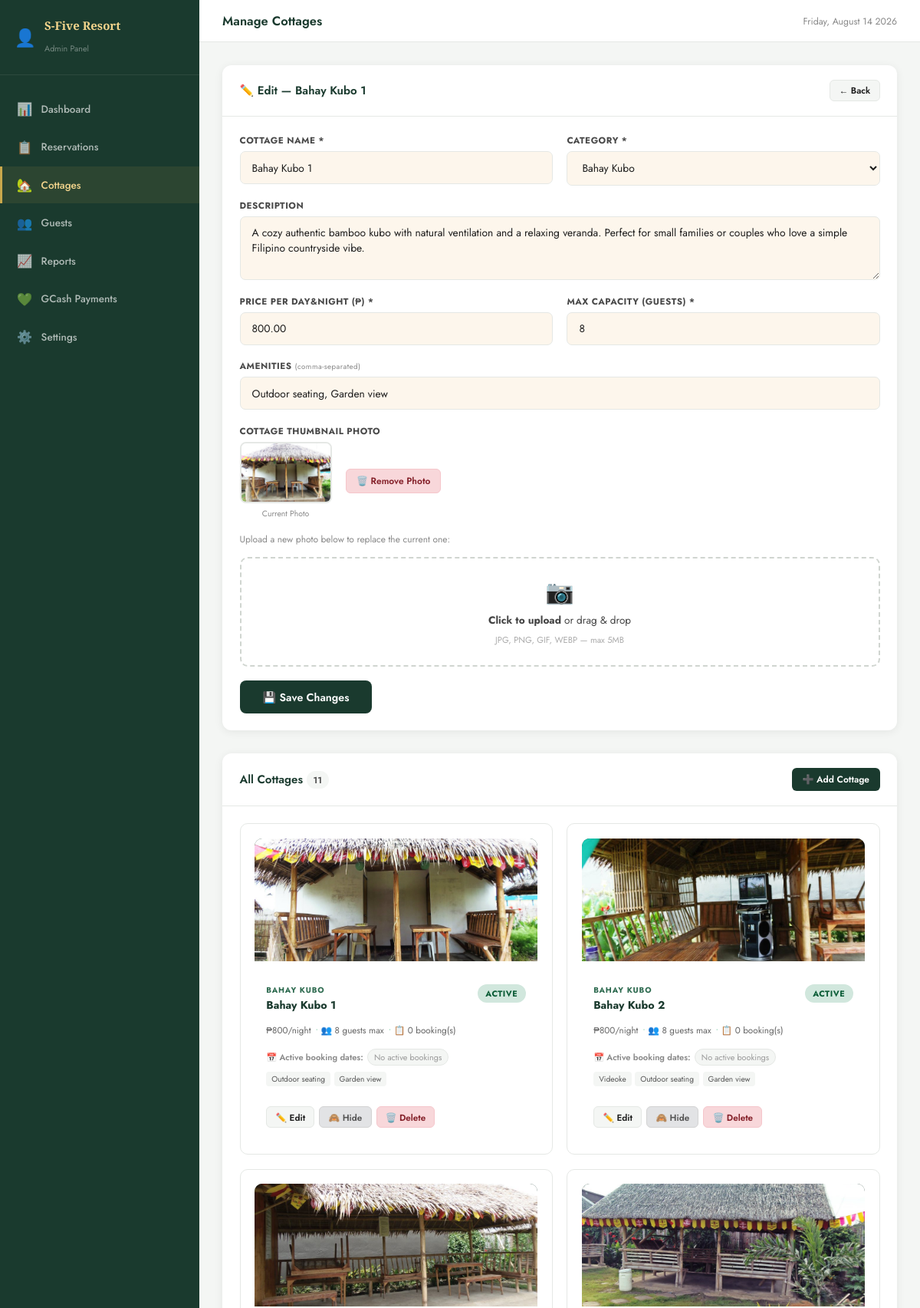
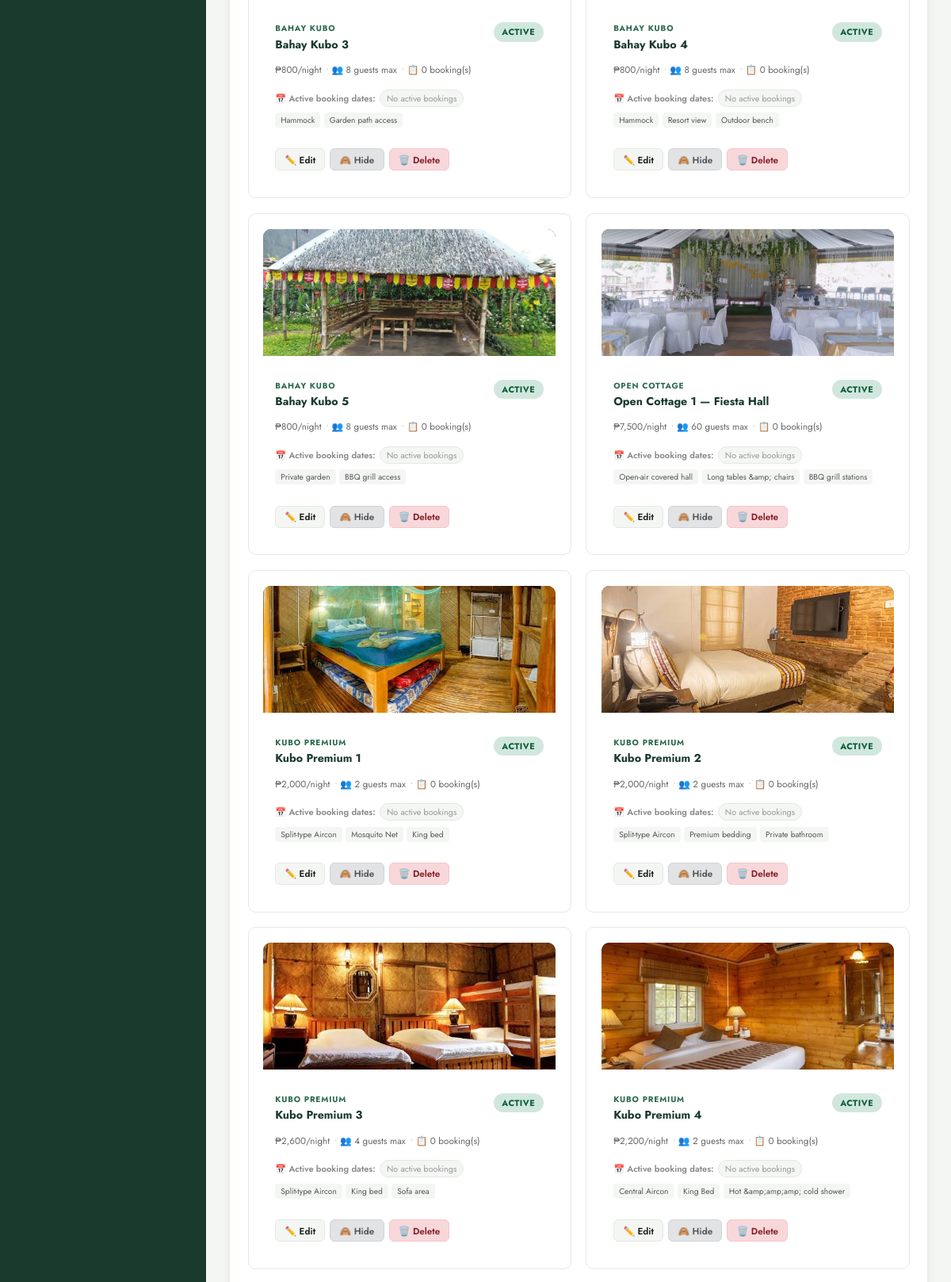
The page /admin/cottages.php?action=edit&id=1 (signed in, upper part) on the database its author committed (2 pictures, top to bottom).
### tables this page shows
CREATE TABLE `cottages` (
  `id` int(11) NOT NULL AUTO_INCREMENT,
  `name` varchar(100) NOT NULL,
  `category` enum('Bahay Kubo','Open Cottage','Kubo Premium') DEFAULT 'Bahay Kubo',
  `description` text DEFAULT NULL,
  `price_per_night` decimal(10,2) NOT NULL,
  `capacity` int(11) NOT NULL,
  `images` text DEFAULT NULL,
  `amenities` text DEFAULT NULL,
  `is_available` tinyint(1) DEFAULT 1,
  `created_at` timestamp NOT NULL DEFAULT current_timestamp(),
  PRIMARY KEY (`id`)
);

CREATE TABLE `cottage_images` (
  `id` int(11) NOT NULL AUTO_INCREMENT,
  `cottage_id` int(11) NOT NULL,
  `filename` varchar(255) NOT NULL,
  `label` varchar(50) DEFAULT 'Photo',
  `sort_order` int(11) DEFAULT 0,
  `uploaded_at` timestamp NOT NULL DEFAULT current_timestamp(),
  PRIMARY KEY (`id`),
  KEY `cottage_id` (`cottage_id`),
  CONSTRAINT `cottage_images_ibfk_1` FOREIGN KEY (`cottage_id`) REFERENCES `cottages` (`id`) ON DELETE CASCADE
);

### admin/cottages.php (the view, shortened to what this page needs)
<?php
$db  = getDB();
$edit_cottage = null;
$action = $_GET['action'] ?? '';
if ($action === 'edit' && isset($_GET['id'])) {
    $stmt = $db->prepare("SELECT * FROM cottages WHERE id=?");
    $stmt->execute([(int)$_GET['id']]);
    $edit_cottage = $stmt->fetch();
}
$cottages = $db->query("
    SELECT c.*,
        (SELECT COUNT(*) FROM reservations r WHERE r.cottage_id=c.id AND r.status='Confirmed') AS active_bookings,
        (SELECT filename FROM cottage_images ci WHERE ci.cottage_id=c.id ORDER BY sort_order ASC LIMIT 1) AS thumb
    FROM cottages c
    ORDER BY FIELD(c.category,'Bahay Kubo','Open Cottage','Kubo Premium'), c.name ASC
")->fetchAll();
$bookings_by_cottage = [];
$edit_thumb = null;
if ($edit_cottage) {
    $ts = $db->prepare("SELECT filename FROM cottage_images WHERE cottage_id=? ORDER BY sort_order ASC LIMIT 1");
    $ts->execute([$edit_cottage['id']]);
    $edit_thumb = $ts->fetchColumn();
}
$type_map = ['Bahay Kubo'=>'bahay_kubo','Open Cottage'=>'open_cottage','Kubo Premium'=>'kubo_premium'];
include 'partials/header.php';
?>
<!DOCTYPE html>
<html lang="en">
<head>
    <link rel="stylesheet" href="admin.css">
</head>
<?php if ($action === 'add' || $action === 'edit'): ?>
<div class="card" style="margin-bottom:2rem;">
    <div class="card-header">
        <h3><?= $action==='edit' ? '✏️ Edit — '.htmlspecialchars($edit_cottage['name']??'') : '➕ Add New Cottage' ?></h3>
        <a href="cottages.php" class="btn-sm">← Back</a>
    </div>
    <div class="card-body">
        <form method="POST" enctype="multipart/form-data" class="admin-form">
            <div class="form-row-2">
                <div class="form-group">
                    <label>Cottage Name *</label>
                    <input type="text" name="name" required placeholder="e.g. Bahay Kubo 1"
                           value="<?= htmlspecialchars($edit_cottage['name'] ?? '') ?>">
                </div>
                <div class="form-group">
                    <label>Category *</label>
                    <select name="category">
                        <?php foreach (['Bahay Kubo','Open Cottage','Kubo Premium'] as $cat): ?>
                        <option value="<?= $cat ?>" <?= ($edit_cottage['category'] ?? 'Bahay Kubo')===$cat?'selected':'' ?>>
                            <?= $cat ?>
                        </option>
                        <?php endforeach; ?>
                    </select>
                </div>
            </div>
            <div class="form-group">
                <label>Description</label>
                <textarea name="description" rows="3" placeholder="Describe the cottage..."><?= htmlspecialchars($edit_cottage['description'] ?? '') ?></textarea>
            </div>
            <div class="form-row-2">
                <div class="form-group">
                    <label>Price per Day&Night (₱) *</label>
                    <input type="number" name="price_per_night" required min="1" step="0.01"
                           value="<?= $edit_cottage['price_per_night'] ?? '' ?>" placeholder="800">
                </div>
                <div class="form-group">
                    <label>Max Capacity (guests) *</label>
                    <input type="number" name="capacity" required min="1" max="100"
                           value="<?= $edit_cottage['capacity'] ?? '' ?>" placeholder="4">
                </div>
            </div>
            <div class="form-group">
                <label>Amenities <small>(comma-separated)</small></label>
                <input type="text" name="amenities" placeholder="Electric Fan, Veranda, Mosquito net"
                       value="<?= htmlspecialchars($edit_cottage['amenities'] ?? '') ?>">
            </div>
            <div class="form-group">
                <label>Cottage Thumbnail Photo</label>
                <?php if ($edit_thumb): ?>
                <div class="current-thumb-wrap">
                    <div class="current-thumb">
                        <img src="../uploads/cottages/<?= htmlspecialchars($edit_thumb) ?>"
                             alt="Current thumbnail" class="thumb-preview-img">
                        <div class="thumb-label">Current Photo</div>
                    </div>
                    <a href="cottages.php?del_thumb=<?= $edit_cottage['id'] ?>"
                       class="btn-del-thumb"
                       onclick="return confirm('Remove this thumbnail?')">🗑️ Remove Photo</a>
                </div>
                <p class="thumb-hint">Upload a new photo below to replace the current one:</p>
                <?php endif; ?>
                <div class="file-upload-box" id="fileUploadBox">
                    <div class="file-upload-ui" onclick="document.getElementById('thumbnailInput').click()">
                        <span class="upload-icon">📷</span>
                        <p><strong>Click to upload</strong> or drag & drop</p>
                        <small>JPG, PNG, GIF, WEBP — max 5MB</small>
                    </div>
                </div>
            </div>
            <button type="submit" class="btn-save">
                <?= $action==='edit' ? '💾 Save Changes' : '➕ Add Cottage' ?>
            </button>
        </form>
    </div>
</div>
<?php endif; ?>
<div class="card">
    <div class="card-header">
        <h3>All Cottages <span class="count-badge"><?= count($cottages) ?></span></h3>
        <?php if ($action !== 'add'): ?>
        <a href="cottages.php?action=add" class="btn-add">➕ Add Cottage</a>
        <?php endif; ?>
    </div>
    <div class="card-body">
        <div class="cottages-admin-grid">
            <?php foreach ($cottages as $c):
                $img_type = $type_map[$c['category']] ?? 'bahay_kubo';
                $thumb_src = $c['thumb']
                    ? '../uploads/cottages/' . $c['thumb']
                    : '../images/cottage_placeholder.php?type='.$img_type.'&name='.urlencode($c['name']).'&n='.$c['id'];
            ?>
            <div class="cottage-admin-card <?= !$c['is_available'] ? 'unavailable' : '' ?>">
                <div class="cac-thumb-wrap">
                    <img src="<?= $thumb_src ?>"
                         alt="<?= htmlspecialchars($c['name']) ?>"
                         class="cac-thumb-img">
                </div>
                <div class="cac-body">
                    <div class="cac-header">
                        <div>
                            <span class="cac-category"><?= $c['category'] ?></span>
                            <h4><?= htmlspecialchars($c['name']) ?></h4>
                        </div>
                        <span class="badge badge-<?= $c['is_available']?'confirmed':'cancelled' ?>">
                            <?= $c['is_available'] ? 'Active' : 'Hidden' ?>
                        </span>
                    </div>
                    <div class="cac-meta">
                        <span>₱<?= number_format($c['price_per_night'],0) ?>/night</span>
                        <span>👥 <?= $c['capacity'] ?> guests max</span>
                        <span>📋 <?= $c['active_bookings'] ?> booking(s)</span>
                    </div>
                    <?php
                        $today_str = date('Y-m-d');
                        $active_dates = array_values(array_filter(
                            $bookings_by_cottage[$c['id']] ?? [],
                            fn($b) => $b['check_out'] >= $today_str && $b['status'] === 'Confirmed'
                        ));
                    ?>
                    <div class="cac-dates">
                        <span class="cac-dates-label">📅 Active booking dates:</span>
                        <?php if ($active_dates): ?>
                            <?php foreach ($active_dates as $u):
                                $ci = date('M j', strtotime($u['check_in']));
                                $co = date('M j, Y', strtotime($u['check_out']));
                            ?>
                            <span class="cac-date-chip"
                                  title="<?= htmlspecialchars($u['guest_name'].' — '.$u['booking_code']) ?>">
                                <?= $ci ?> – <?= $co ?>
                            </span>
                            <?php endforeach; ?>
                        <?php else: ?>
                            <span class="cac-date-chip cac-date-none">No active bookings</span>
                        <?php endif; ?>
                    </div>
                    <?php if ($c['amenities']): ?>
                    <div class="cac-amenities">
                        <?php foreach (array_slice(explode(',', $c['amenities']), 0, 3) as $a): ?>
                        <span class="tag-sm"><?= trim($a) ?></span>
                        <?php endforeach; ?>
                    </div>
                    <?php endif; ?>
                    <div class="cac-actions">
                        <a href="cottages.php?action=edit&id=<?= $c['id'] ?>" class="btn-sm">✏️ Edit</a>
                        <a href="cottages.php?toggle=<?= $c['id'] ?>"
                           class="btn-sm btn-sm-neutral"
                           onclick="return confirm('Toggle availability for <?= htmlspecialchars($c['name']) ?>?')">
                            <?= $c['is_available'] ? '🙈 Hide' : '👁️ Show' ?>
                        </a>
                        <a href="cottages.php?delete=<?= $c['id'] ?>"
                           class="btn-sm btn-sm-reject"
                           onclick="return confirm('Delete <?= htmlspecialchars($c['name']) ?>? This cannot be undone.')">
                            🗑️ Delete
                        </a>
                    </div>
                </div>
            </div>
            <?php endforeach; ?>
        </div>
    </div>
</div>
<?php include 'partials/footer.php'; ?>

### admin/admin.css (style rules this page uses)
:root { --sidebar-bg: #1a3a2e; --sidebar-w: 260px; --green-mid: #2d6a4f; --green-light: #74c69d; --gold: #c9a84c; --gold-light: #f4d58d; --earth: #8b5e3c; --cream: #fdf6ec; --cream-dark: #f0e6d3; --white: #ffffff; --bg: #f4f6f4; --text-dark: #1c1c1c; --text-mid: #4a4a4a; --text-light: #888; --border: #e5e8e5; --shadow: 0 2px 12px rgba(0,0,0,0.07); --radius: 12px; --radius-sm: 7px; }
*, *::before, *::after { box-sizing: border-box; margin: 0; padding: 0; }
html { font-size: 15px; }
body { font-family: 'Jost', sans-serif; color: var(--text-dark); background: var(--bg); }
a { text-decoration: none; color: inherit; }
h1,h2,h3,h4 { font-family: 'Jost', sans-serif; }
.admin-body { background: var(--bg); }
.card { background: white; border-radius: var(--radius); box-shadow: var(--shadow); margin-bottom: 1.5rem; overflow: hidden; }
.card-header { display: flex; align-items: center; justify-content: space-between; padding: 1.25rem 1.5rem; border-bottom: 1px solid var(--border); }
.card-header h3 { font-size: 1rem; font-weight: 600; color: var(--sidebar-bg); }
.card-body { padding: 1.5rem; }
.badge { display: inline-block; padding: 0.28rem 0.7rem; border-radius: 50px; font-size: 0.72rem; font-weight: 700; text-transform: uppercase; letter-spacing: 0.05em; }
.badge-confirmed { background: #d1e7dd; color: #0a5c36; }
.count-badge { background: var(--bg); color: var(--text-mid); padding: 0.2rem 0.6rem; border-radius: 50px; font-size: 0.78rem; font-weight: 600; }
.btn-sm { display: inline-block; padding: 0.3rem 0.75rem; background: var(--bg); border: 1.5px solid var(--border); border-radius: 6px; font-size: 0.78rem; font-weight: 600; color: var(--text-dark); cursor: pointer; transition: all 0.15s; font-family: 'Jost', sans-serif; white-space: nowrap; }
.btn-sm-reject { background: #f8d7da; border-color: #f5c6cb; color: #842029; }
.btn-sm-neutral { background: #e2e3e5; border-color: #d3d3d3; color: #555; }
.btn-add { background: var(--sidebar-bg); color: white; padding: 0.4rem 0.9rem; border-radius: 6px; font-size: 0.8rem; font-weight: 600; transition: background 0.2s; }
.btn-save { background: var(--sidebar-bg); color: white; border: none; padding: 0.75rem 2rem; border-radius: 8px; font-size: 0.95rem; font-weight: 600; font-family: 'Jost', sans-serif; cursor: pointer; transition: background 0.2s; }
.admin-form .form-group { display: flex; flex-direction: column; gap: 0.4rem; margin-bottom: 1.25rem; }
.admin-form .form-group:last-child { margin-bottom: 0; }
.admin-form label { font-size: 0.78rem; font-weight: 700; color: var(--text-mid); text-transform: uppercase; letter-spacing: 0.04em; }
.admin-form label small { font-weight: 400; text-transform: none; color: var(--text-light); }
.admin-form input, .admin-form textarea, .admin-form select { border: 1.5px solid var(--border); border-radius: var(--radius-sm); padding: 0.7rem 1rem; font-family: 'Jost', sans-serif; font-size: 0.92rem; background: var(--cream); color: var(--text-dark); transition: border 0.2s; }
.admin-form textarea { resize: vertical; }
.form-row-2 { display: grid; grid-template-columns: 1fr 1fr; gap: 1.25rem; }
.cottages-admin-grid { display: grid; grid-template-columns: repeat(auto-fill, minmax(300px, 1fr)); gap: 1.25rem; }
.cottage-admin-card { border: 1.5px solid var(--border); border-radius: var(--radius); display: flex; gap: 1rem; padding: 1.25rem; transition: border-color 0.2s; }
.cac-body { flex: 1; min-width: 0; }
.cac-header { display: flex; align-items: center; justify-content: space-between; gap: 0.5rem; margin-bottom: 0.4rem; }
.cac-header h4 { font-size: 0.95rem; color: var(--sidebar-bg); }
.cac-meta { display: flex; flex-wrap: wrap; gap: 0.5rem; margin-bottom: 0.6rem; font-size: 0.78rem; color: var(--text-mid); }
.cac-meta span::before { content: '• '; color: var(--green-light); }
.cac-meta span:first-child::before { content: ''; }
.cac-amenities { display: flex; flex-wrap: wrap; gap: 0.3rem; margin-bottom: 0.75rem; }
.tag-sm { background: var(--bg); color: var(--text-mid); font-size: 0.7rem; padding: 0.2rem 0.5rem; border-radius: 4px; }
.cac-actions { display: flex; gap: 0.4rem; flex-wrap: wrap; }

### rows shown on the page
cottages: name "Bahay Kubo 1", category "Bahay Kubo", description "A cozy authentic bamboo kubo with natural ventilation and a relaxing veranda. Perfect for small families or couples who love a simple Filipino countryside vibe.", price_per_night "800.00", capacity "8", amenities "Outdoor seating, Garden view", shows a picture, category "BAHAY KUBO", is_available "ACTIVE", price_per_night "800", active_bookings "0", shows "No active bookings", amenities "Outdoor seating", amenities "Garden view"
cottage_images: filename (picture)
cottages: shows a picture, category "BAHAY KUBO", name "Bahay Kubo 2", is_available "ACTIVE", price_per_night "800", capacity "8", active_bookings "0", shows "No active bookings", amenities "Videoke", amenities "Outdoor seating", amenities "Garden view"
cottages: shows a picture, category "BAHAY KUBO", name "Bahay Kubo 3", is_available "ACTIVE", price_per_night "800", capacity "8", active_bookings "0", shows "No active bookings", amenities "Hammock", amenities "Garden path access"
cottages: shows a picture, category "BAHAY KUBO", name "Bahay Kubo 4", is_available "ACTIVE", price_per_night "800", capacity "8", active_bookings "0", shows "No active bookings", amenities "Hammock", amenities "Resort view", amenities "Outdoor bench"
cottages: shows a picture, category "BAHAY KUBO", name "Bahay Kubo 5", is_available "ACTIVE", price_per_night "800", capacity "8", active_bookings "0", shows "No active bookings", amenities "Private garden", amenities "BBQ grill access"
cottages: shows a picture, category "OPEN COTTAGE", name "Open Cottage 1 — Fiesta Hall", is_available "ACTIVE", price_per_night "7,500", capacity "60", active_bookings "0", shows "No active bookings", amenities "Open-air covered hall", amenities "Long tables &amp; chairs", amenities "BBQ grill stations"
cottages: shows a picture, category "KUBO PREMIUM", name "Kubo Premium 1", is_available "ACTIVE", price_per_night "2,000", capacity "2", active_bookings "0", shows "No active bookings", amenities "Split-type Aircon", amenities "Mosquito Net", amenities "King bed"
cottages: shows a picture, category "KUBO PREMIUM", name "Kubo Premium 2", is_available "ACTIVE", price_per_night "2,000", capacity "2", active_bookings "0", shows "No active bookings", amenities "Split-type Aircon", amenities "Premium bedding", amenities "Private bathroom"
cottages: shows a picture, category "KUBO PREMIUM", name "Kubo Premium 3", is_available "ACTIVE", price_per_night "2,600", capacity "4", active_bookings "0", shows "No active bookings", amenities "Split-type Aircon", amenities "King bed", amenities "Sofa area"
cottages: shows a picture, category "KUBO PREMIUM", name "Kubo Premium 4", is_available "ACTIVE", price_per_night "2,200", capacity "2", active_bookings "0", shows "No active bookings", amenities "Central Aircon", amenities "King Bed", amenities "Hot &amp;amp;amp; cold shower"

### other values the page prints
$page_title "Manage Cottages"
count($cottages) "11"
